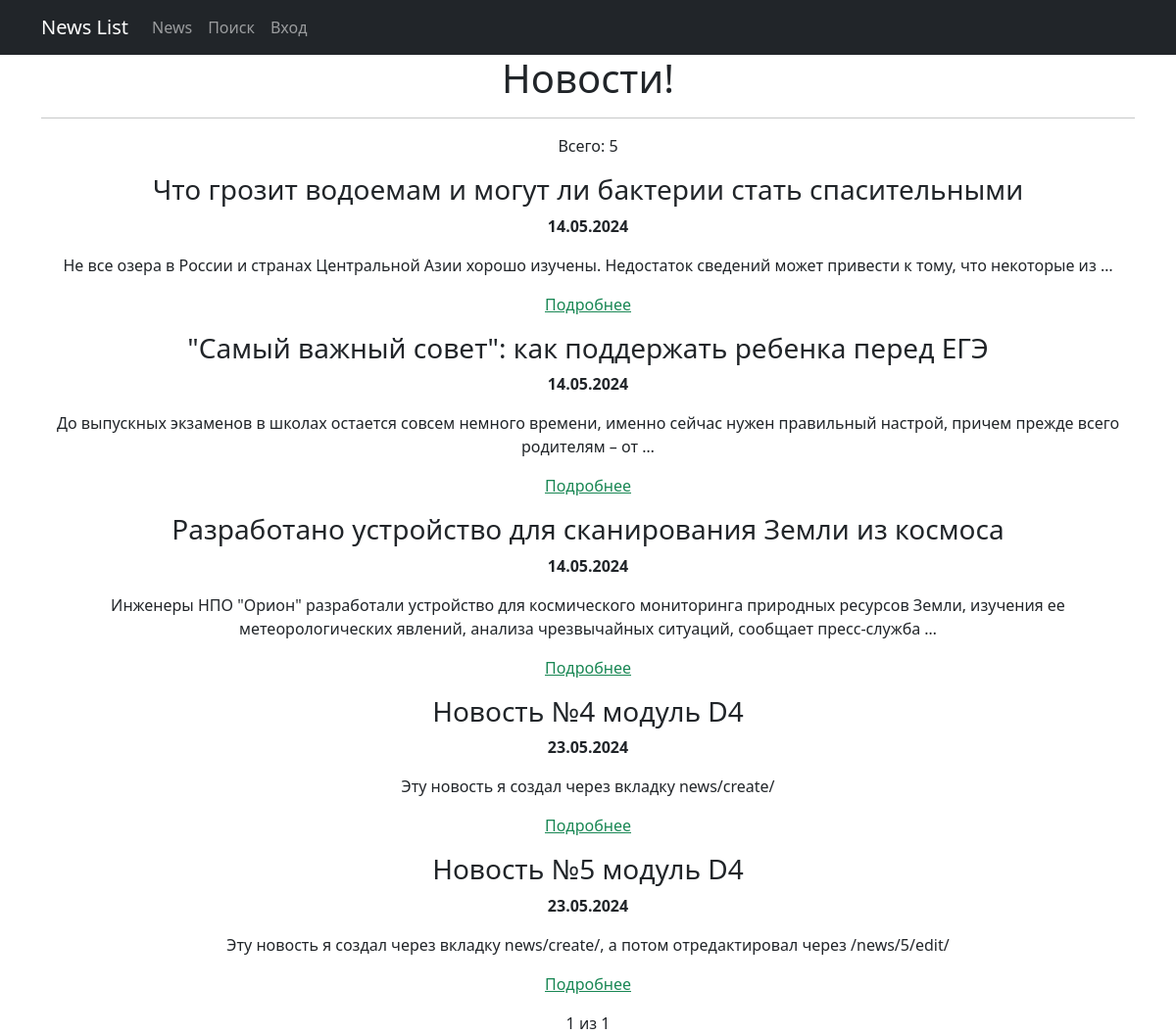
The page /news/ on the database as committed earlier.
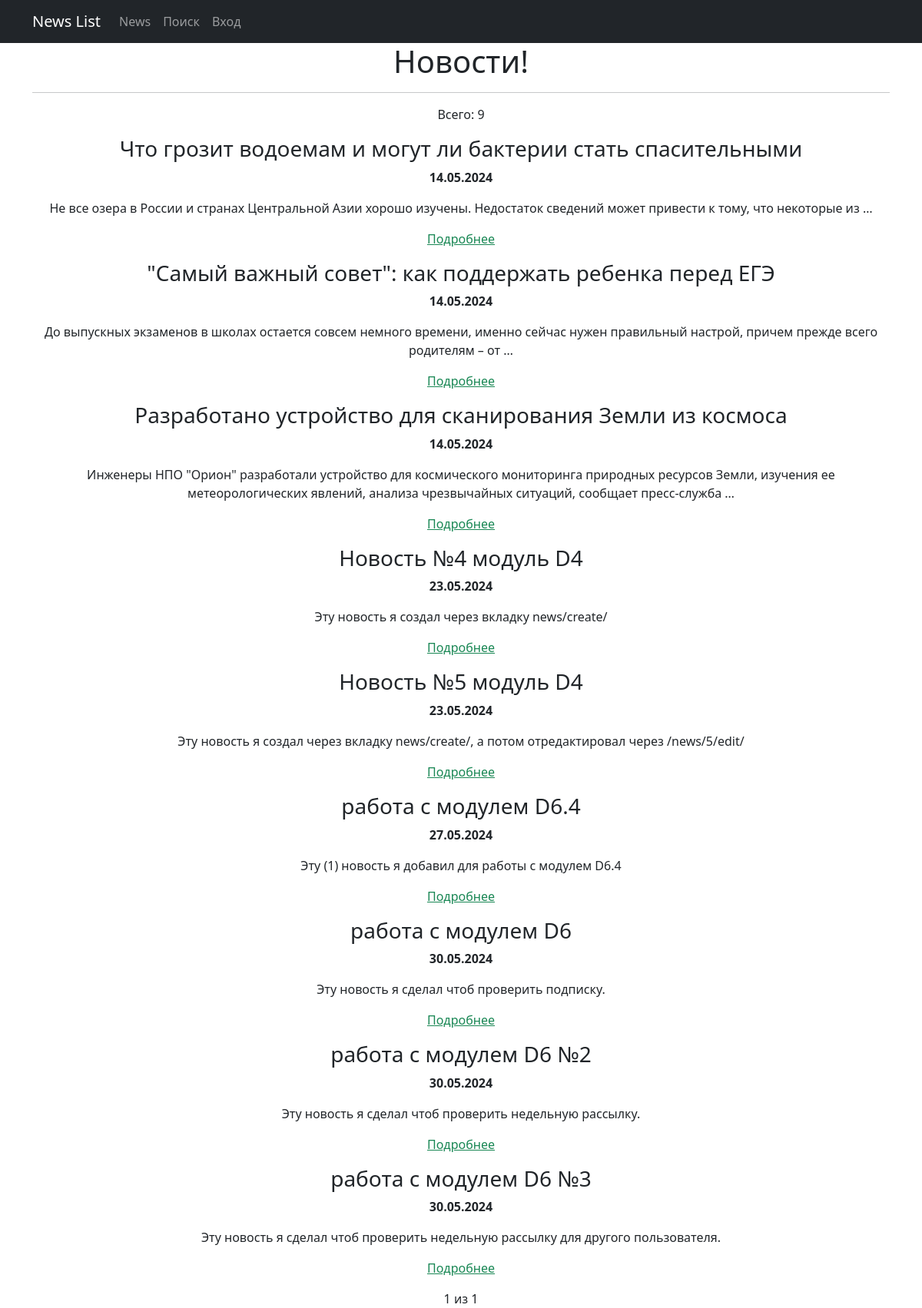
The same page on the database as committed later.
### news/models.py (models this page shows, shortened)
class Post(models.Model):
    author = models.ForeignKey(Author, on_delete=models.PROTECT)
    ARTICLE = 'AR'
    NEWS = 'NW'
    CATEGORY_CHOICES = (
        (ARTICLE, 'Статья'),
        (NEWS, 'Новость')
    )
    categoryType = models.CharField(max_length=2, choices=CATEGORY_CHOICES, default=NEWS)
    date_created = models.DateTimeField(auto_now_add=True)
    postCategory = models.ManyToManyField(Category, through='PostCategory')
    title = models.CharField(max_length=256)
    text = models.TextField()
    rating = models.SmallIntegerField(default=0)
    class Meta:
        verbose_name = 'Пост'
        verbose_name_plural = 'Посты'

### news/views.py (the view)
# urls.py: path('news/', PostsList.as_view(), name='news_list'),
class PostsList(ListView):
    model = Post
    ordering = 'date_created'
    template_name = 'posts_page.html'
    context_object_name = 'post_list'
    paginate_by = 10
    def get_queryset(self):
        queryset = super().get_queryset()
        self.filterset = NewsFilter(self.request.GET, queryset)
        return self.filterset.qs
    def get_context_data(self, **kwargs):
        context = super().get_context_data(**kwargs)
        context['time_now'] = datetime.now()
        context['filterset'] = self.filterset
        return context

### templates/posts_page.html (shortened to what this page needs)
{% extends 'flatpages/default.html' %}
{% load custom_filter %}
{% block content %}
    <h1>Новости!</h1>
    <hr>
    {% if post_list %}
    <div class="container d-flex flex-column">
        <p>Всего: {{ post_list|length }}</p>
        {% for post in post_list %}
        <div class="col-12">
            <h3> {{ post.title }} </h3>
            <p><b>{{ post.date_created|date:'d.m.Y' }}</b></p>
            <p>{{ post.text|truncatewords:20 }}</p>
            <p><a href="{% url 'detail' post.id %}" class="text-success">Подробнее</a></p>
        </div>
        {% endfor %}
    </div>
    {% else %}
        <h2>Новостей нет!</h2>
    {% endif %}
   {{ page_obj.number }} из {{ page_obj.paginator.num_pages }}
{% endblock content %}

### templates/flatpages/default.html (shortened to what this page needs)
<!DOCTYPE html>
<html lang="en">
    <head>
        {% load static %}
        <link href="{% static 'css/styles.css' %}" rel="stylesheet" />
    </head>
    <body>
        <nav class="navbar navbar-expand-lg navbar-dark bg-dark static-top">
   <div class="container">
       <a class="navbar-brand" href="#">News List</a>
       <div class="collapse navbar-collapse" id="navbarResponsive">
           <ul class="navbar-nav ml-auto">
           <li class="nav-item">
                   <a class="nav-link" href="/news/">News</a>
           </li>
               <li class="nav-item">
                   <a class="nav-link" href="/news/search/">Поиск</a>
               </li>
               {% if user.is_authenticated %}
                  <li>User: {{ user.get_username }}</li>
                  <li class="nav-item">
                      <a class="nav-link" href="/accounts/logout/">Выход</a>
                  </li>
               {% else %}
                   <li class="nav-item">
                      <a class="nav-link" href="/accounts/login/">Вход</a>
                   </li>
               {% endif %}
           </ul>
       </div>
   </div>
</nav>
    <div class="container">
        <div class="row">
            <div class="col-lg-12 text-center">
                {% block content %}{% endblock content %}
            </div>
        </div>
    </div>
    </body>
</html>

Rows that differ between the two databases and show on the page:
added Post: title "работа c модулем D6.4", date_created "27.05.2024", text "Эту (1) новость я добавил для работы с модулем D6.4"
added Post: title "работа c модулем D6", date_created "30.05.2024", text "Эту новость я сделал чтоб проверить подписку."
added Post: title "работа c модулем D6 №2", date_created "30.05.2024", text "Эту новость я сделал чтоб проверить недельную рассылку."
added Post: title "работа c модулем D6 №3", date_created "30.05.2024", text "Эту новость я сделал чтоб проверить недельную рассылку для другого пользователя."
Other text that changed with them:
{{ post_list|length }}: "5" → "9"
